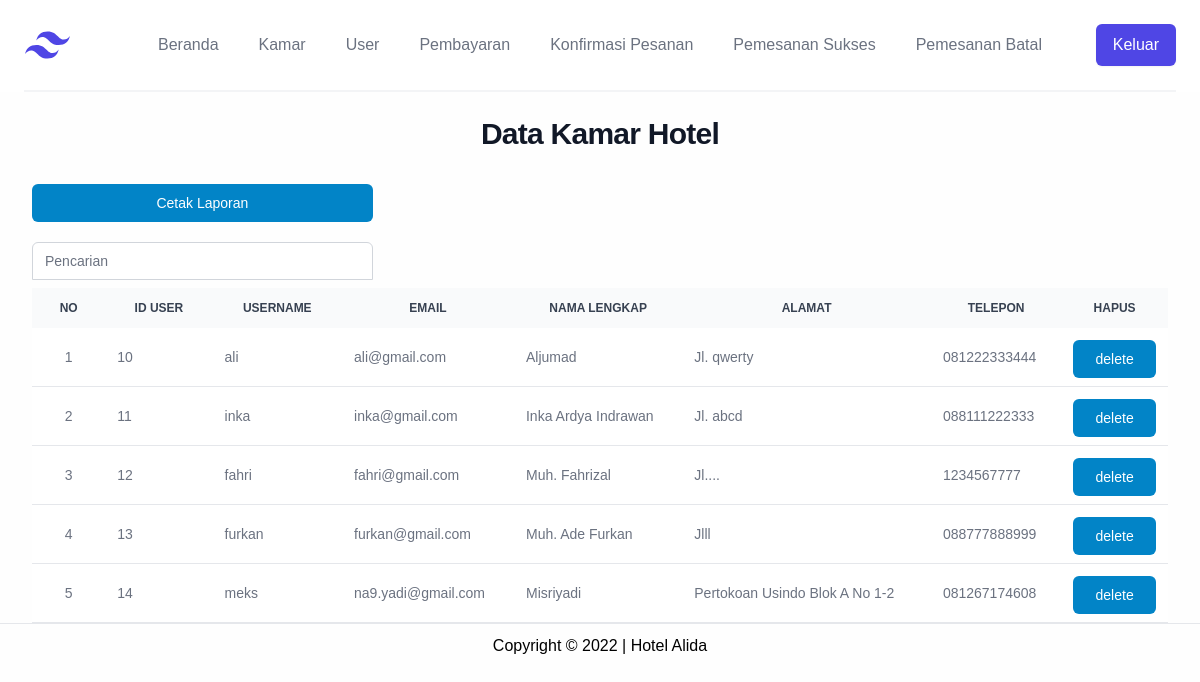
Page /admin/user/lihat.php (signed in) on the committed database.
### tables this page shows
CREATE TABLE `tamu` (
  `idtamu` int(11) NOT NULL,
  `username` varchar(50) NOT NULL,
  `email` varchar(50) NOT NULL,
  `nama` varchar(100) NOT NULL,
  `alamat` varchar(150) NOT NULL,
  `telepon` varchar(15) NOT NULL,
  `password` varchar(50) NOT NULL,
  `foto` varchar(1000) DEFAULT NULL
);

### admin/user/lihat.php (the view, shortened to what this page needs)
<?php
    require_once "../../viewmaster/header.php";
    require_once "../view/menu.php";
    require_once "../../datamaster/koneksiDB.php";
	if(isset($_GET['cari'])){
		$cari =$_GET['cari'];
		$sql = $pdo->query( "SELECT * FROM tamu where
							   idtamu like '%".$cari."%'
							OR username like '%".$cari."%'
							OR email like '%".$cari."%'
							OR nama like '%".$cari."%'
							OR alamat like '%".$cari."%'
							OR telepon like '%".$cari."%'
						  ");
	}else{
		$sql = $pdo->query ("select * from tamu order by idtamu asc");
	}
?>
<div class="mx-auto max-w-2xl px-4 lg:max-w-7xl lg:px-8">
	<div>
		<h2 class="mt-6 text-center text-3xl font-bold tracking-tight text-gray-900">
			Data Kamar Hotel
		</h2>
	</div>
    <div style="width:30%" class="mt-8">
		<a href="laporan.php" target="_blank" type="button" class="mt-1 group relative flex w-full justify-center rounded-md border border-transparent bg-sky-600 py-2 px-4 text-sm font-medium text-white hover:bg-sky-700 focus:outline-none focus:ring-2 focus:ring-sky-500 focus:ring-offset-2">
			Cetak Laporan
		</a>
		<form action="" method="GET" class="mt-5">
			<input type="search" placeholder="Pencarian" name="cari" class="relative block w-full appearance-none rounded-none rounded-t-md border border-gray-300 px-3 py-2 text-gray-900 placeholder-gray-500 focus:z-10 focus:border-indigo-500 focus:outline-none focus:ring-indigo-500 sm:text-sm">
		</form>
	</div>
    <div class="overflow-x-auto relative">
		<table class="w-full text-sm text-left text-gray-500 mt-2">
			<thead class="text-center text-xs text-gray-700 uppercase bg-gray-50 dark:bg-gray-700 dark:text-gray-400">
				<tr>
					<th class="py-3 px-6">No</th>
					<th class="py-3 px-6">ID User</th>
					<th class="py-3 px-6">Username</th>
					<th class="py-3 px-6">Email</th>
					<th class="py-3 px-6">Nama Lengkap</th>
					<th class="py-3 px-6">Alamat</th>
					<th class="py-3 px-6">Telepon</th>
					<th class="py-3 px-6">Hapus</th>
				</tr>
			</thead>
			<tbody class="bg-white border-b white:bg-gray-800 white:border-gray-700">
				<?php $no =  ''; foreach($sql as $data){ $no++; ?>
				<tr class="border-b">
					<td class="text-center py-2 px-3"><?php echo $no ?></td>
					<td class="py-2 px-3"><?php echo $data['idtamu'] ?></td>
					<td class="py-2 px-3"><?php echo $data['username'] ?></td>
					<td class="py-2 px-3"><?php echo $data['email'] ?></td>
					<td class="py-2 px-3"><?php echo $data['nama'] ?></td>
					<td class="py-2 px-3"><?php echo $data['alamat'] ?></td>
					<td class="py-2 px-3"><?php echo $data['telepon'] ?></td>
					<td class="py-2 px-3">
						<a href="delete.php?id=<?php echo $data['idtamu'];?>" onclick="return confirm('Anda akan menghapus?')"><button class="mt-1 group relative flex w-full justify-center rounded-md border border-transparent bg-sky-600 py-2 px-4 text-sm font-medium text-white hover:bg-sky-700 focus:outline-none focus:ring-2 focus:ring-sky-500 focus:ring-offset-2">delete</button></a>
					</td>
				</tr>
				<?php } ?>
			</tbody>
		</table>
	</div>
</div>
<?php require_once "../../viewmaster/footer.php"; ?>

### rows in the picture
tamu: idtamu "10", username "ali", email "ali@gmail.com", nama "Aljumad", alamat "Jl. qwerty", telepon "081222333444"
tamu: idtamu "11", username "inka", email "inka@gmail.com", nama "Inka Ardya Indrawan", alamat "Jl. abcd", telepon "088111222333"
tamu: idtamu "12", username "fahri", email "fahri@gmail.com", nama "Muh. Fahrizal", alamat "Jl....", telepon "1234567777"
tamu: idtamu "13", username "furkan", email "furkan@gmail.com", nama "Muh. Ade Furkan", alamat "Jlll", telepon "088777888999"
tamu: idtamu "14", username "meks", email "na9.yadi@gmail.com", nama "Misriyadi", alamat "Pertokoan Usindo Blok A No 1-2", telepon "081267174608"
